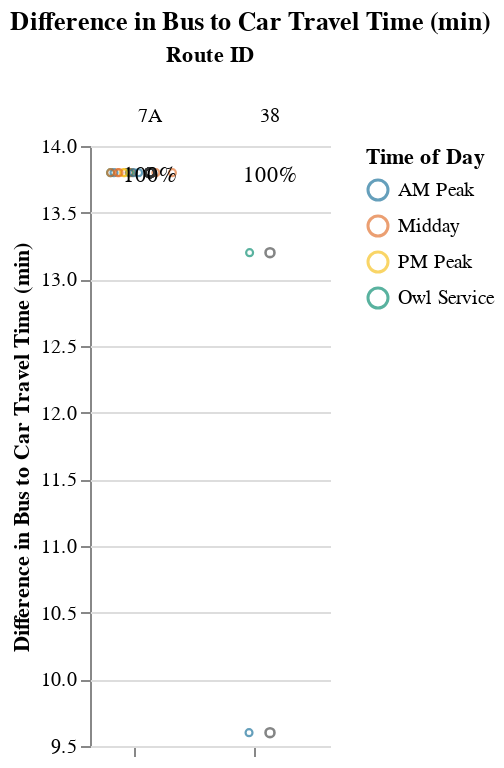

Source (notebook cell):
### Code cell
s2

### Figure 1 — Vega-Lite specification as saved in the notebook (floating-point values rounded to 4 significant figures)
{"config": {"view": {"continuousWidth": 400, "continuousHeight": 300, "stroke": null}, "facet": {"spacing": 0}}, "data": {"name": "data-d8e5a7ea2a143185b2b713765d1b794b"}, "facet": {"column": {"field": "route_id", "sort": ["7A", "38"], "title": "Route ID", "type": "nominal"}}, "spec": {"layer": [{"mark": {"type": "point", "opacity": 0.65, "size": 12, "strokeWidth": 1.1}, "encoding": {"color": {"field": "time_of_day", "scale": {"range": ["#136C97", "#E16B26", "#F6BF16", "#00896B", "#7790A3", "#5B559C"]}, "sort": ["AM Peak", "Midday", "PM Peak", "Owl Service"], "title": "Time of Day", "type": "nominal"}, "tooltip": [{"field": "route_id", "type": "nominal"}, {"field": "trip_id", "type": "nominal"}, {"field": "service_hours", "type": "quantitative"}, {"field": "car_duration_hours", "type": "quantitative"}, {"field": "bus_multiplier", "type": "quantitative"}, {"field": "bus_difference", "type": "quantitative"}, {"field": "num_trips", "type": "quantitative"}, {"field": "num_competitive", "type": "quantitative"}, {"field": "pct_trips_competitive", "type": "quantitative"}, {"field": "p25", "type": "quantitative"}, {"field": "p50", "type": "quantitative"}, {"field": "p75", "type": "quantitative"}], "x": {"axis": {"grid": false, "labels": false, "ticks": true, "values": [0]}, "field": "jitter", "scale": {}, "title": null, "type": "quantitative"}, "y": {"field": "bus_difference", "scale": {"domain": [9.6, 13.8]}, "title": "Difference in Bus to Car Travel Time (min)", "type": "quantitative"}}, "selection": {"selector002": {"type": "interval", "bind": "scales", "encodings": ["x", "y"]}}, "transform": [{"calculate": "sqrt(-2*log(random()))*cos(2*PI*random())", "as": "jitter"}], "width": 60}, {"mark": {"type": "point", "opacity": 0.6, "size": 20, "strokeWidth": 1.3}, "encoding": {"color": {"value": "#323434"}, "y": {"field": "bus_difference", "type": "quantitative"}}, "transform": [{"filter": "(datum.p50_trip === 1)"}]}, {"mark": {"type": "rule", "strokeDash": [2, 3]}, "encoding": {"color": {"value": "#323434"}, "y": {"field": "cutoff", "type": "quantitative"}}}, {"mark": {"type": "text", "align": "center", "baseline": "middle"}, "encoding": {"color": {"value": "black"}, "text": {"field": "pct_trips_competitive", "format": ".0%", "type": "quantitative"}, "tooltip": [{"field": "route_id", "type": "nominal"}, {"field": "trip_id", "type": "nominal"}, {"field": "service_hours", "type": "quantitative"}, {"field": "car_duration_hours", "type": "quantitative"}, {"field": "bus_multiplier", "type": "quantitative"}, {"field": "bus_difference", "type": "quantitative"}, {"field": "num_trips", "type": "quantitative"}, {"field": "num_competitive", "type": "quantitative"}, {"field": "pct_trips_competitive", "type": "quantitative"}, {"field": "p25", "type": "quantitative"}, {"field": "p50", "type": "quantitative"}, {"field": "p75", "type": "quantitative"}], "x": {"value": 30}, "y": {"value": 15}}, "transform": [{"calculate": "sqrt(-2*log(random()))*cos(2*PI*random())", "as": "jitter"}, {"filter": "(datum.fastest_trip === 1)"}]}]}, "resolve": {"scale": {"y": "shared"}}, "title": "Difference in Bus to Car Travel Time (min)", "$schema": "https://vega.github.io/schema/vega-lite/v4.17.0.json", "datasets": {"data-d8e5a7ea2a143185b2b713765d1b794b": [{"calitp_itp_id": 310, "trip_key": -5574743277464453139, "trip_id": "919", "shape_id": "22", "route_id": "38", "service_hours": 0.47, "trip_first_departure_ts": 27120, "trip_last_arrival_ts": 28800, "departure_hour": 7, "time_of_day": "AM Peak", "p25": 0.485, "p50": 0.5, "p75": 0.515, "p50_trip": 1, "fastest_trip": 1, "car_duration_hours": 0.31, "competitive_route": 1, "bus_multiplier": 1.52, "bus_difference": 9.6, "num_trips": 2, "num_competitive": 2, "pct_trips_competitive": 1.0, "bus_multiplier_spread": 0.19, "bus_difference_spread": 3.6, "route_group": "short", "name": "Solano County Transit", "caltrans_district": "04 - Oakland", "drmt_organization_name": "['recT79ohBnTB1fKsX']", "cutoff": 0}, {"calitp_itp_id": 310, "trip_key": -3715552762660780122, "trip_id": "920", "shape_id": "24", "route_id": "38", "service_hours": 0.53, "trip_first_departure_ts": 24960, "trip_last_arrival_ts": 26880, "departure_hour": 6, "time_of_day": "Owl Service", "p25": 0.485, "p50": 0.5, "p75": 0.515, "p50_trip": 1, "fastest_trip": 0, "car_duration_hours": 0.31, "competitive_route": 1, "bus_multiplier": 1.71, "bus_difference": 13.2, "num_trips": 2, "num_competitive": 2, "pct_trips_competitive": 1.0, "bus_multiplier_spread": 0.19, "bus_difference_spread": 3.6, "route_group": "short", "name": "Solano County Transit", "caltrans_district": "04 - Oakland", "drmt_organization_name": "['recT79ohBnTB1fKsX']", "cutoff": 0}, {"calitp_itp_id": 310, "trip_key": -2242253959501436434, "trip_id": "1078", "shape_id": "10", "route_id": "7A", "service_hours": 1.0, "trip_first_departure_ts": 42300, "trip_last_arrival_ts": 45900, "departure_hour": 11, "time_of_day": "Midday", "p25": 1.0, "p50": 1.0, "p75": 1.0, "p50_trip": 1, "fastest_trip": 0, "car_duration_hours": 0.77, "competitive_route": 1, "bus_multiplier": 1.3, "bus_difference": 13.8, "num_trips": 15, "num_competitive": 15, "pct_trips_competitive": 1.0, "bus_multiplier_spread": 0.0, "bus_difference_spread": 0.0, "route_group": "short", "name": "Solano County Transit", "caltrans_district": "04 - Oakland", "drmt_organization_name": "['recT79ohBnTB1fKsX']", "cutoff": 0}, {"calitp_itp_id": 310, "trip_key": 1553366806666314761, "trip_id": "1097", "shape_id": "10", "route_id": "7A", "service_hours": 1.0, "trip_first_departure_ts": 67500, "trip_last_arrival_ts": 71100, "departure_hour": 18, "time_of_day": "PM Peak", "p25": 1.0, "p50": 1.0, "p75": 1.0, "p50_trip": 1, "fastest_trip": 0, "car_duration_hours": 0.77, "competitive_route": 1, "bus_multiplier": 1.3, "bus_difference": 13.8, "num_trips": 15, "num_competitive": 15, "pct_trips_competitive": 1.0, "bus_multiplier_spread": 0.0, "bus_difference_spread": 0.0, "route_group": "short", "name": "Solano County Transit", "caltrans_district": "04 - Oakland", "drmt_organization_name": "['recT79ohBnTB1fKsX']", "cutoff": 0}, {"calitp_itp_id": 310, "trip_key": 5736745841295953016, "trip_id": "1099", "shape_id": "10", "route_id": "7A", "service_hours": 1.0, "trip_first_departure_ts": 74700, "trip_last_arrival_ts": 78300, "departure_hour": 20, "time_of_day": "Owl Service", "p25": 1.0, "p50": 1.0, "p75": 1.0, "p50_trip": 1, "fastest_trip": 1, "car_duration_hours": 0.77, "competitive_route": 1, "bus_multiplier": 1.3, "bus_difference": 13.8, "num_trips": 15, "num_competitive": 15, "pct_trips_competitive": 1.0, "bus_multiplier_spread": 0.0, "bus_difference_spread": 0.0, "route_group": "short", "name": "Solano County Transit", "caltrans_district": "04 - Oakland", "drmt_organization_name": "['recT79ohBnTB1fKsX']", "cutoff": 0}, {"calitp_itp_id": 310, "trip_key": 7541199008754798528, "trip_id": "1065", "shape_id": "10", "route_id": "7A", "service_hours": 1.0, "trip_first_departure_ts": 24300, "trip_last_arrival_ts": 27900, "departure_hour": 6, "time_of_day": "Owl Service", "p25": 1.0, "p50": 1.0, "p75": 1.0, "p50_trip": 1, "fastest_trip": 0, "car_duration_hours": 0.77, "competitive_route": 1, "bus_multiplier": 1.3, "bus_difference": 13.8, "num_trips": 15, "num_competitive": 15, "pct_trips_competitive": 1.0, "bus_multiplier_spread": 0.0, "bus_difference_spread": 0.0, "route_group": "short", "name": "Solano County Transit", "caltrans_district": "04 - Oakland", "drmt_organization_name": "['recT79ohBnTB1fKsX']", "cutoff": 0}, {"calitp_itp_id": 310, "trip_key": -2774837895713846595, "trip_id": "1081", "shape_id": "10", "route_id": "7A", "service_hours": 1.0, "trip_first_departure_ts": 45900, "trip_last_arrival_ts": 49500, "departure_hour": 12, "time_of_day": "Midday", "p25": 1.0, "p50": 1.0, "p75": 1.0, "p50_trip": 1, "fastest_trip": 0, "car_duration_hours": 0.77, "competitive_route": 1, "bus_multiplier": 1.3, "bus_difference": 13.8, "num_trips": 15, "num_competitive": 15, "pct_trips_competitive": 1.0, "bus_multiplier_spread": 0.0, "bus_difference_spread": 0.0, "route_group": "short", "name": "Solano County Transit", "caltrans_district": "04 - Oakland", "drmt_organization_name": "['recT79ohBnTB1fKsX']", "cutoff": 0}, {"calitp_itp_id": 310, "trip_key": -7128689078602650873, "trip_id": "1066", "shape_id": "10", "route_id": "7A", "service_hours": 1.0, "trip_first_departure_ts": 27900, "trip_last_arrival_ts": 31500, "departure_hour": 7, "time_of_day": "AM Peak", "p25": 1.0, "p50": 1.0, "p75": 1.0, "p50_trip": 1, "fastest_trip": 0, "car_duration_hours": 0.77, "competitive_route": 1, "bus_multiplier": 1.3, "bus_difference": 13.8, "num_trips": 15, "num_competitive": 15, "pct_trips_competitive": 1.0, "bus_multiplier_spread": 0.0, "bus_difference_spread": 0.0, "route_group": "short", "name": "Solano County Transit", "caltrans_district": "04 - Oakland", "drmt_organization_name": "['recT79ohBnTB1fKsX']", "cutoff": 0}, {"calitp_itp_id": 310, "trip_key": -3801396718114747764, "trip_id": "1075", "shape_id": "10", "route_id": "7A", "service_hours": 1.0, "trip_first_departure_ts": 38700, "trip_last_arrival_ts": 42300, "departure_hour": 10, "time_of_day": "Midday", "p25": 1.0, "p50": 1.0, "p75": 1.0, "p50_trip": 1, "fastest_trip": 0, "car_duration_hours": 0.77, "competitive_route": 1, "bus_multiplier": 1.3, "bus_difference": 13.8, "num_trips": 15, "num_competitive": 15, "pct_trips_competitive": 1.0, "bus_multiplier_spread": 0.0, "bus_difference_spread": 0.0, "route_group": "short", "name": "Solano County Transit", "caltrans_district": "04 - Oakland", "drmt_organization_name": "['recT79ohBnTB1fKsX']", "cutoff": 0}, {"calitp_itp_id": 310, "trip_key": 3555369193555928407, "trip_id": "1098", "shape_id": "10", "route_id": "7A", "service_hours": 1.0, "trip_first_departure_ts": 71100, "trip_last_arrival_ts": 74700, "departure_hour": 19, "time_of_day": "PM Peak", "p25": 1.0, "p50": 1.0, "p75": 1.0, "p50_trip": 1, "fastest_trip": 0, "car_duration_hours": 0.77, "competitive_route": 1, "bus_multiplier": 1.3, "bus_difference": 13.8, "num_trips": 15, "num_competitive": 15, "pct_trips_competitive": 1.0, "bus_multiplier_spread": 0.0, "bus_difference_spread": 0.0, "route_group": "short", "name": "Solano County Transit", "caltrans_district": "04 - Oakland", "drmt_organization_name": "['recT79ohBnTB1fKsX']", "cutoff": 0}, {"calitp_itp_id": 310, "trip_key": -7612102933413698873, "trip_id": "1084", "shape_id": "10", "route_id": "7A", "service_hours": 1.0, "trip_first_departure_ts": 49500, "trip_last_arrival_ts": 53100, "departure_hour": 13, "time_of_day": "Midday", "p25": 1.0, "p50": 1.0, "p75": 1.0, "p50_trip": 1, "fastest_trip": 0, "car_duration_hours": 0.77, "competitive_route": 1, "bus_multiplier": 1.3, "bus_difference": 13.8, "num_trips": 15, "num_competitive": 15, "pct_trips_competitive": 1.0, "bus_multiplier_spread": 0.0, "bus_difference_spread": 0.0, "route_group": "short", "name": "Solano County Transit", "caltrans_district": "04 - Oakland", "drmt_organization_name": "['recT79ohBnTB1fKsX']", "cutoff": 0}, {"calitp_itp_id": 310, "trip_key": 9090745400368182860, "trip_id": "1069", "shape_id": "10", "route_id": "7A", "service_hours": 1.0, "trip_first_departure_ts": 31500, "trip_last_arrival_ts": 35100, "departure_hour": 8, "time_of_day": "AM Peak", "p25": 1.0, "p50": 1.0, "p75": 1.0, "p50_trip": 1, "fastest_trip": 0, "car_duration_hours": 0.77, "competitive_route": 1, "bus_multiplier": 1.3, "bus_difference": 13.8, "num_trips": 15, "num_competitive": 15, "pct_trips_competitive": 1.0, "bus_multiplier_spread": 0.0, "bus_difference_spread": 0.0, "route_group": "short", "name": "Solano County Transit", "caltrans_district": "04 - Oakland", "drmt_organization_name": "['recT79ohBnTB1fKsX']", "cutoff": 0}, {"calitp_itp_id": 310, "trip_key": -6662624582280621192, "trip_id": "1087", "shape_id": "10", "route_id": "7A", "service_hours": 1.0, "trip_first_departure_ts": 53100, "trip_last_arrival_ts": 56700, "departure_hour": 14, "time_of_day": "Midday", "p25": 1.0, "p50": 1.0, "p75": 1.0, "p50_trip": 1, "fastest_trip": 0, "car_duration_hours": 0.77, "competitive_route": 1, "bus_multiplier": 1.3, "bus_difference": 13.8, "num_trips": 15, "num_competitive": 15, "pct_trips_competitive": 1.0, "bus_multiplier_spread": 0.0, "bus_difference_spread": 0.0, "route_group": "short", "name": "Solano County Transit", "caltrans_district": "04 - Oakland", "drmt_organization_name": "['recT79ohBnTB1fKsX']", "cutoff": 0}, {"calitp_itp_id": 310, "trip_key": -6607227710157058801, "trip_id": "1096", "shape_id": "10", "route_id": "7A", "service_hours": 1.0, "trip_first_departure_ts": 63900, "trip_last_arrival_ts": 67500, "departure_hour": 17, "time_of_day": "PM Peak", "p25": 1.0, "p50": 1.0, "p75": 1.0, "p50_trip": 1, "fastest_trip": 0, "car_duration_hours": 0.77, "competitive_route": 1, "bus_multiplier": 1.3, "bus_difference": 13.8, "num_trips": 15, "num_competitive": 15, "pct_trips_competitive": 1.0, "bus_multiplier_spread": 0.0, "bus_difference_spread": 0.0, "route_group": "short", "name": "Solano County Transit", "caltrans_district": "04 - Oakland", "drmt_organization_name": "['recT79ohBnTB1fKsX']", "cutoff": 0}, {"calitp_itp_id": 310, "trip_key": 75175244298657360, "trip_id": "1090", "shape_id": "10", "route_id": "7A", "service_hours": 1.0, "trip_first_departure_ts": 56700, "trip_last_arrival_ts": 60300, "departure_hour": 15, "time_of_day": "Midday", "p25": 1.0, "p50": 1.0, "p75": 1.0, "p50_trip": 1, "fastest_trip": 0, "car_duration_hours": 0.77, "competitive_route": 1, "bus_multiplier": 1.3, "bus_difference": 13.8, "num_trips": 15, "num_competitive": 15, "pct_trips_competitive": 1.0, "bus_multiplier_spread": 0.0, "bus_difference_spread": 0.0, "route_group": "short", "name": "Solano County Transit", "caltrans_district": "04 - Oakland", "drmt_organization_name": "['recT79ohBnTB1fKsX']", "cutoff": 0}, {"calitp_itp_id": 310, "trip_key": 8811729153955021229, "trip_id": "1072", "shape_id": "10", "route_id": "7A", "service_hours": 1.0, "trip_first_departure_ts": 35100, "trip_last_arrival_ts": 38700, "departure_hour": 9, "time_of_day": "AM Peak", "p25": 1.0, "p50": 1.0, "p75": 1.0, "p50_trip": 1, "fastest_trip": 0, "car_duration_hours": 0.77, "competitive_route": 1, "bus_multiplier": 1.3, "bus_difference": 13.8, "num_trips": 15, "num_competitive": 15, "pct_trips_competitive": 1.0, "bus_multiplier_spread": 0.0, "bus_difference_spread": 0.0, "route_group": "short", "name": "Solano County Transit", "caltrans_district": "04 - Oakland", "drmt_organization_name": "['recT79ohBnTB1fKsX']", "cutoff": 0}, {"calitp_itp_id": 310, "trip_key": -4539065179735711766, "trip_id": "1093", "shape_id": "10", "route_id": "7A", "service_hours": 1.0, "trip_first_departure_ts": 60300, "trip_last_arrival_ts": 63900, "departure_hour": 16, "time_of_day": "Midday", "p25": 1.0, "p50": 1.0, "p75": 1.0, "p50_trip": 1, "fastest_trip": 0, "car_duration_hours": 0.77, "competitive_route": 1, "bus_multiplier": 1.3, "bus_difference": 13.8, "num_trips": 15, "num_competitive": 15, "pct_trips_competitive": 1.0, "bus_multiplier_spread": 0.0, "bus_difference_spread": 0.0, "route_group": "short", "name": "Solano County Transit", "caltrans_district": "04 - Oakland", "drmt_organization_name": "['recT79ohBnTB1fKsX']", "cutoff": 0}]}}
